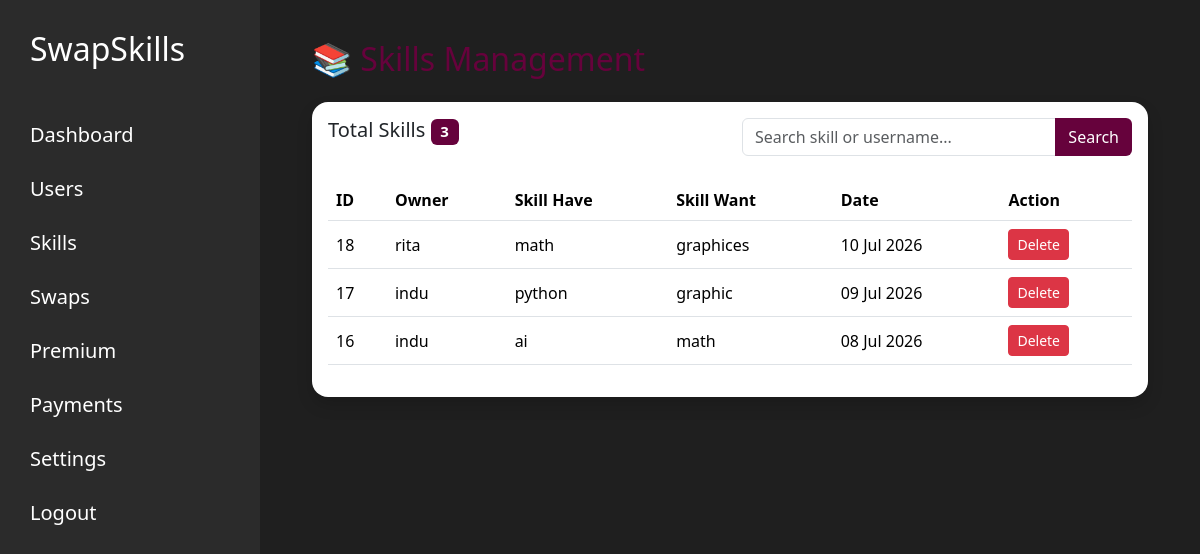
Before: /dashboard/skills/ (signed in) with the older database file.
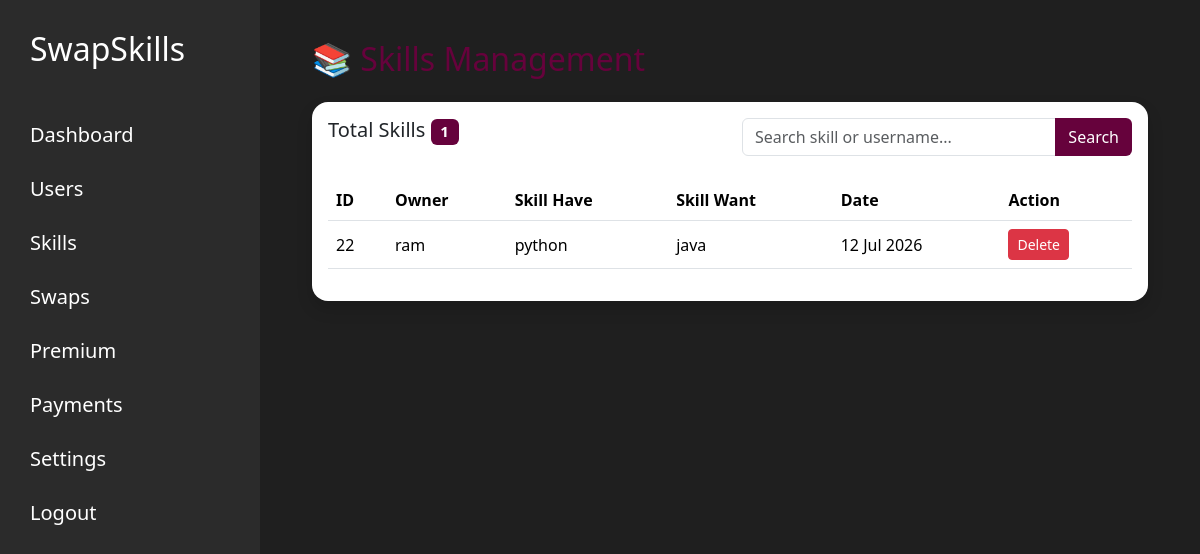
After: the same page with the newer database file.
### home/models.py (models this page shows, shortened)
class Skill(models.Model):
    user = models.ForeignKey(User, on_delete=models.CASCADE)
    skill_have = models.CharField(max_length=100)
    skill_want = models.CharField(max_length=100)
    description = models.TextField()
    created_at = models.DateTimeField(auto_now_add=True)

### home/views.py (the view)
# urls.py: path('dashboard/skills/', views.admin_skills, name='admin_skills'),
@login_required
def admin_skills(request):
    if not request.user.is_superuser:
        return redirect("home")
    search = request.GET.get("search", "")
    skills = Skill.objects.select_related("user").all().order_by("-created_at")
    if search:
        skills = skills.filter(
            Q(skill_have__icontains=search) |
            Q(skill_want__icontains=search) |
            Q(user__username__icontains=search)
        )
    return render(request, "admin/skills.html", {
        "skills": skills,
        "search": search,
        "total_skills": skills.count(),
    })

### home/templates/admin/skills.html
{% extends "admin/admin_base.html" %}
{% block content %}
<div class="container-fluid">
<h2 class="mb-4" style="color:#66023c;">
📚 Skills Management
</h2>
<div class="card shadow border-0 rounded-4">
<div class="card-body">
<div class="row mb-4">
<div class="col-md-6">
<h5>
Total Skills
<span class="badge"
style="background:#66023c;">
{{ total_skills }}
</span>
</h5>
</div>
<div class="col-md-6">
<form method="GET">
<div class="input-group">
<input
type="text"
name="search"
class="form-control"
placeholder="Search skill or username..."
value="{{ search }}">
<button
class="btn"
style="background:#66023c;color:white;">
Search
</button>
</div>
</form>
</div>
</div>
<table class="table table-hover align-middle">
<thead style="background:#66023c;color:white;">
<tr>
<th>ID</th>
<th>Owner</th>
<th>Skill Have</th>
<th>Skill Want</th>
<th>Date</th>
<th>Action</th>
</tr>
</thead>
<tbody>
{% for skill in skills %}
<tr>
<td>{{ skill.id }}</td>
<td>{{ skill.user.username }}</td>
<td>{{ skill.skill_have }}</td>
<td>{{ skill.skill_want }}</td>
<td>{{ skill.created_at|date:"d M Y" }}</td>
<td>
<a href="{% url 'delete_skill' skill.id %}"
class="btn btn-danger btn-sm"
onclick="return confirm('Delete this skill?')">
Delete
</a>
</td>
</tr>
{% empty %}
<tr>
<td colspan="6" class="text-center">
No skills found.
</td>
</tr>
{% endfor %}
</tbody>
</table>
</div>
</div>
</div>
{% endblock %}

Changed rows visible on the page:
removed Skill: id "18", user.username "rita", skill_have "math", skill_want "graphices", created_at "10 Jul 2026"
removed Skill: id "17", user.username "indu", skill_have "python", skill_want "graphic", created_at "09 Jul 2026"
removed Skill: id "16", user.username "indu", skill_have "ai", skill_want "math", created_at "08 Jul 2026"
added Skill: id "22", user.username "ram", skill_have "python", skill_want "java", created_at "12 Jul 2026"
Other visible differences:
{{ total_skills }}: "3" → "1"
